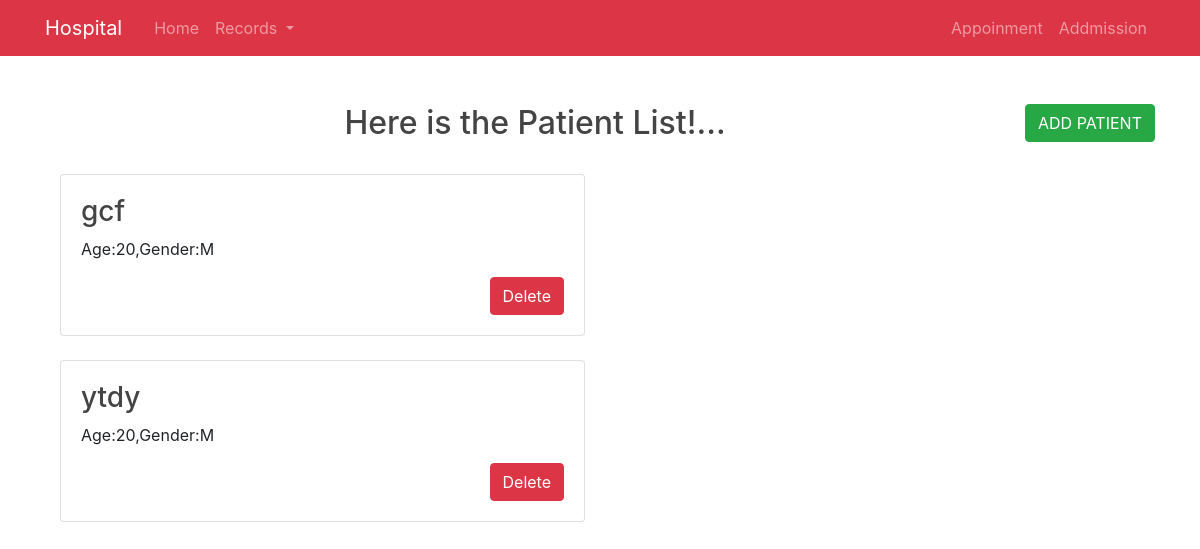
The page / on the database its author committed.
### hospitalapp/models.py (models this page shows, shortened)
class Patient(models.Model):
    name = models.CharField(max_length=50,null=True,blank=True)
    age = models.IntegerField()
    GENDER_CHOICES = (
        ('M', 'Male'),
        ('F', 'Female'),
        ('O', 'Others'),
    )
    gender = models.CharField(max_length=1, choices=GENDER_CHOICES)
    report = models.TextField(blank=True,null=True)
    date = models.DateTimeField(auto_now_add=True)

### hospitalapp/views.py (the view)
# urls.py: path('',PatientListView.as_view(),name='home'),
class PatientListView(ListView):
    model = Patient
    template_name = 'index.html'
    context_object_name = 'patients'

### hospitalapp/templates/index.html
{% extends 'base.html' %}
{% block content %}
<div class="container mt-5">
    <a href="{% url 'patient-create' %}" class="btn btn-success" style="float:right;">ADD PATIENT</a>
    <h2 class="text-center">Here is the Patient List!...</h2>
    <br>
    {% for patient in patients %}
    <div class="col-md-6">
        <div class="card">
            <div class="card-body">
                <a href="{% url 'patient-detail' patient.id %}"><h3 class="patient-name">{{ patient.name }}</h3></a>
                <p class="age & gender">Age:{{ patient.age }},Gender:{{ patient.gender }}</p>
                <a href="/delete/{{patient.id}}" class="btn btn-danger float-right">Delete</a>
            </div>
        </div>
        <br>
    </div>
    {% endfor %}
</div>
{% endblock %}

### hospitalapp/static/css/style.css (style rules this page uses)
body { background: #fafafa; color: #333333; margin-top: 5rem; }
h1, h2, h3, h4, h5, h6 { color: #444444; }

### rows shown on the page
Patient: name "gcf", age "20", gender "M"
Patient: name "ytdy", age "20", gender "M"
